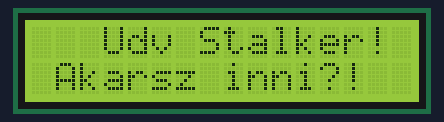
Simulated run of this sketch. Board: Arduino Uno, built with avr-gcc and run on an emulated ATmega328P. Shown: 16×2 character LCD. Wiring (inferred from the names in the program): character LCD (HD44780): RS pin 12; R/W pin 11; E pin 10; data pin 9, pin 8, pin 7, pin 6. The character LCD is taken to start in 4-bit mode.

Above: at 0.5 s.
At 5.6 s:
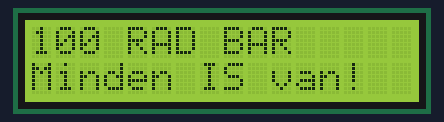

The sketch:

Szovegpanel_Minta.ino
```cpp
int LCD1602_RS=12;
int LCD1602_RW=11;
int LCD1602_EN=10;
int DB[] = { 6, 7, 8, 9};
char str1[]="Udv Stalker!";
char str2[]="Akarsz inni?!";
char str3[]="100 RAD BAR";
char str4[]="Minden IS van!";
void LCD_Command_Write(int command)
{
int i,temp;
digitalWrite( LCD1602_RS,LOW);
digitalWrite( LCD1602_RW,LOW);
digitalWrite( LCD1602_EN,LOW);
temp=command & 0xf0;
for (i=DB[0]; i <= 9; i++)
{
digitalWrite(i,temp & 0x80);
temp <<= 1;
}
digitalWrite( LCD1602_EN,HIGH);
delayMicroseconds(1);
digitalWrite( LCD1602_EN,LOW);
temp=(command & 0x0f)<<4;
for (i=DB[0]; i <= 10; i++)
{
digitalWrite(i,temp & 0x80);
temp <<= 1;
}
digitalWrite( LCD1602_EN,HIGH);
delayMicroseconds(1);
digitalWrite( LCD1602_EN,LOW);
}
void LCD_Data_Write(int dat)
{
int i=0,temp;
digitalWrite( LCD1602_RS,HIGH);
digitalWrite( LCD1602_RW,LOW);
digitalWrite( LCD1602_EN,LOW);
temp=dat & 0xf0;
for (i=DB[0]; i <= 9; i++)
{
digitalWrite(i,temp & 0x80);
temp <<= 1;
}
digitalWrite( LCD1602_EN,HIGH);
delayMicroseconds(1);
digitalWrite( LCD1602_EN,LOW);
temp=(dat & 0x0f)<<4;
for (i=DB[0]; i <= 10; i++)
{
digitalWrite(i,temp & 0x80);
temp <<= 1;
}
digitalWrite( LCD1602_EN,HIGH);
delayMicroseconds(1);
digitalWrite( LCD1602_EN,LOW);
}
void LCD_SET_XY( int x, int y )
{
int address;
if (y ==0) address = 0x80 + x;
else address = 0xC0 + x;
LCD_Command_Write(address);
}
void LCD_Write_Char( int x,int y,int dat)
{
LCD_SET_XY( x, y );
LCD_Data_Write(dat);
}
void LCD_Write_String(int X,int Y,char *s)
{
LCD_SET_XY( X, Y ); // address setup
while (*s) // write character string
{
LCD_Data_Write(*s);
s ++;
}
}
void setup (void)
{
int i = 0;
for (i=6; i <= 12; i++)
{
pinMode(i,OUTPUT);
}
delay(100);
LCD_Command_Write(0x28);// 4 wires, 2 lines 5x7
delay(50);
LCD_Command_Write(0x06);
delay(50);
LCD_Command_Write(0x0c);
delay(50);
LCD_Command_Write(0x80);
delay(50);
LCD_Command_Write(0x01);
delay(50);
}
void loop (void)
{
LCD_Command_Write(0x01);
delay(50);
LCD_Write_String(3,0,str1);// line 1, start at the fourth address
delay(50);
LCD_Write_String(1,1,str2);// line 2, start at the second address
delay(5000);
LCD_Command_Write(0x01);
delay(50);
LCD_Write_String(0,0,str3);
delay(50);
LCD_Write_String(0,1,str4);
delay(5000);
}
```

Measured:
- what the display in image 0 shows lasts 5.0 s, from 0.5 s to 5.5 s
